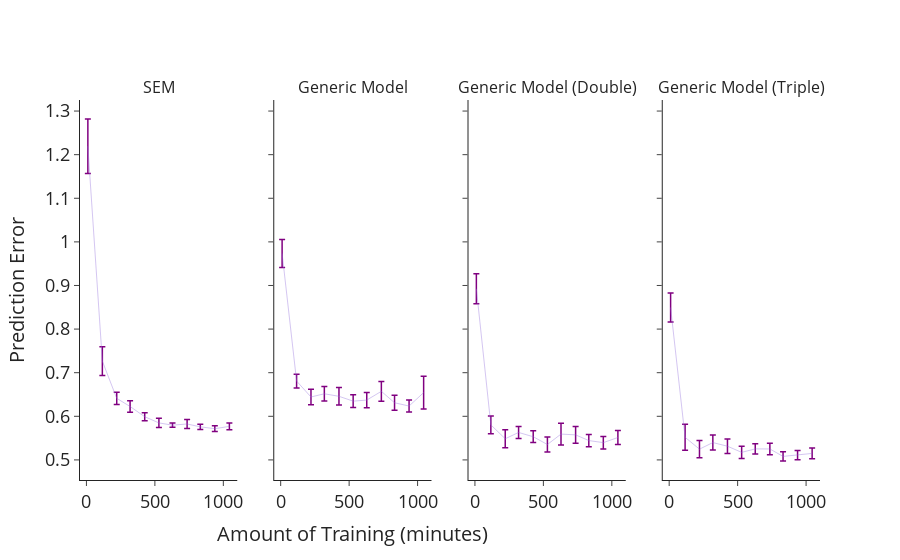

The cell this chart's notebook holds for it:
### Code cell
from plotly.subplots import make_subplots
pe_names = ['SEM', 'Generic Model', 'Generic Model (Double)', 'Generic Model (Triple)']
fig = make_subplots(
                    shared_yaxes=True,
                    rows=1, cols=4, 
                    subplot_titles=tuple(pe_names)
                   )
tag_names = ['SEM-2.0']
shifts = [-10, 10, 0, 0, 20, -20]
point = False
width = 50
# line_size = [2, 2, 4, 2]
# ranks = [0, 1, 2, 3, 4, 5]


for j, var in enumerate(['pe', 'pe_w', 'pe_w2', 'pe_w3']):
    df = df_pe_select[(df_pe_select.variable == var)]
    df = df.sort_values(by='training_time')
    # ls = float(line_size[(line_size.variable == var)]['value_std'])
    fig.add_trace(
        go.Scatter(x=df.training_time, y=df[f'value_mean'], 
                   mode="lines", 
                   # legendrank=ranks[i], 
                   fillcolor=colors[i+1], line_color=colors[i+1], 
                   error_y=dict(
                        type='data',
                        array=df[f'value_sem'].to_numpy() * 2,
                        color='purple',
                        thickness=1.5,
                        width=3,
                    ),
                   line=dict(width=0.4),
                   # points=point, width=width
                  ),
        row=j // 4 + 1, col=j % 4 + 1
    )
    

fig.update_layout(layout, 
                  # width=800, height=500, title_text="", 
                  # legend={'traceorder':'grouped'}
                 )
fig.update_xaxes(x_axis)
fig.update_xaxes(
                 title_text="Amount of Training (minutes)", row=1, col=2
                )
fig.update_yaxes(y_axis, title_text="Prediction Error", row=1, col=1)
fig.update_layout(#title=dict(text="Purity of SEM Action Categorization"),
                 showlegend=False)
# fig.update_layout(title_text="Average PE for all Validation activities (all simulations)")
# fig.for_each_annotation(lambda a: a.update(text=model_names[a.text.split('=')[-1]]))
# fig.update_xaxes(title_text="Amount of Training (minutes)")
# fig.update_yaxes(title_text=f"{metric}")

fig.show()

### Figure 1 — Plotly figure (JSON) as saved in the notebook; plotly's stock layout.template omitted (floating-point values rounded to 4 significant figures)
{"data": [{"error_y": {"array": [0.06245, 0.03272, 0.01396, 0.01299, 0.009183, 0.01044, 0.004895, 0.0101, 0.006109, 0.006628, 0.007899], "color": "purple", "thickness": 1.5, "type": "data", "width": 3}, "fillcolor": "mediumpurple", "line": {"color": "mediumpurple", "width": 0.4}, "mode": "lines", "type": "scatter", "x": [10.48, 116.3, 221.4, 318.9, 425.7, 529.4, 628.7, 735.4, 831.8, 937.8, 1044.0], "xaxis": "x", "y": [1.219, 0.7266, 0.6412, 0.6226, 0.599, 0.5849, 0.5797, 0.5824, 0.5759, 0.5716, 0.5769], "yaxis": "y"}, {"error_y": {"array": [0.03206, 0.0158, 0.01794, 0.01657, 0.02019, 0.0145, 0.01759, 0.02249, 0.01706, 0.01357, 0.03757], "color": "purple", "thickness": 1.5, "type": "data", "width": 3}, "fillcolor": "mediumpurple", "line": {"color": "mediumpurple", "width": 0.4}, "mode": "lines", "type": "scatter", "x": [10.48, 116.3, 221.4, 318.9, 425.7, 529.4, 628.7, 735.4, 831.8, 937.8, 1044.0], "xaxis": "x2", "y": [0.9734, 0.6808, 0.6443, 0.6516, 0.6459, 0.6348, 0.6372, 0.6573, 0.631, 0.6236, 0.6543], "yaxis": "y2"}, {"error_y": {"array": [0.03449, 0.02012, 0.02058, 0.01369, 0.01346, 0.01739, 0.02491, 0.01937, 0.01394, 0.01433, 0.01601], "color": "purple", "thickness": 1.5, "type": "data", "width": 3}, "fillcolor": "mediumpurple", "line": {"color": "mediumpurple", "width": 0.4}, "mode": "lines", "type": "scatter", "x": [10.48, 116.3, 221.4, 318.9, 425.7, 529.4, 628.7, 735.4, 831.8, 937.8, 1044.0], "xaxis": "x3", "y": [0.8925, 0.5804, 0.5486, 0.563, 0.5532, 0.5354, 0.5592, 0.5574, 0.5444, 0.5396, 0.5514], "yaxis": "y3"}, {"error_y": {"array": [0.03331, 0.02996, 0.01988, 0.01711, 0.01668, 0.01398, 0.01201, 0.0133, 0.01054, 0.01051, 0.01237], "color": "purple", "thickness": 1.5, "type": "data", "width": 3}, "fillcolor": "mediumpurple", "line": {"color": "mediumpurple", "width": 0.4}, "mode": "lines", "type": "scatter", "x": [10.48, 116.3, 221.4, 318.9, 425.7, 529.4, 628.7, 735.4, 831.8, 937.8, 1044.0], "xaxis": "x4", "y": [0.8494, 0.5519, 0.5246, 0.5398, 0.5314, 0.5173, 0.5253, 0.5251, 0.5081, 0.511, 0.5149], "yaxis": "y4"}], "layout": {"annotations": [{"font": {"size": 16}, "showarrow": false, "text": "SEM", "x": 0.1062, "xanchor": "center", "xref": "paper", "y": 1, "yanchor": "bottom", "yref": "paper"}, {"font": {"size": 16}, "showarrow": false, "text": "Generic Model", "x": 0.3688, "xanchor": "center", "xref": "paper", "y": 1, "yanchor": "bottom", "yref": "paper"}, {"font": {"size": 16}, "showarrow": false, "text": "Generic Model (Double)", "x": 0.6313, "xanchor": "center", "xref": "paper", "y": 1, "yanchor": "bottom", "yref": "paper"}, {"font": {"size": 16}, "showarrow": false, "text": "Generic Model (Triple)", "x": 0.8938, "xanchor": "center", "xref": "paper", "y": 1, "yanchor": "bottom", "yref": "paper"}], "autosize": true, "margin": {"autoexpand": true}, "showlegend": false, "title": {"font": {"size": 22}, "x": 0.5}, "xaxis": {"anchor": "y", "autorange": true, "domain": [0, 0.2125], "range": [-46.95, 1102.0], "tickfont": {"size": 18}, "title": {"font": {"size": 20}}, "type": "linear"}, "xaxis2": {"anchor": "y2", "autorange": true, "domain": [0.2625, 0.475], "range": [-46.95, 1102.0], "tickfont": {"size": 18}, "title": {"font": {"size": 20}, "text": "Amount of Training (minutes)"}, "type": "linear"}, "xaxis3": {"anchor": "y3", "autorange": true, "domain": [0.525, 0.7375], "range": [-46.95, 1102.0], "tickfont": {"size": 18}, "title": {"font": {"size": 20}}, "type": "linear"}, "xaxis4": {"anchor": "y4", "autorange": true, "domain": [0.7875, 1], "range": [-46.95, 1102.0], "tickfont": {"size": 18}, "title": {"font": {"size": 20}}, "type": "linear"}, "yaxis": {"anchor": "x", "autorange": true, "domain": [0, 1], "range": [0.4539, 1.325], "tickfont": {"size": 18}, "title": {"font": {"size": 20}, "text": "Prediction Error"}, "type": "linear"}, "yaxis2": {"anchor": "x2", "autorange": true, "domain": [0, 1], "matches": "y", "range": [0.4539, 1.325], "showticklabels": false, "type": "linear"}, "yaxis3": {"anchor": "x3", "autorange": true, "domain": [0, 1], "matches": "y", "range": [0.4539, 1.325], "showticklabels": false, "type": "linear"}, "yaxis4": {"anchor": "x4", "autorange": true, "domain": [0, 1], "matches": "y", "range": [0.4539, 1.325], "showticklabels": false, "type": "linear"}}}
